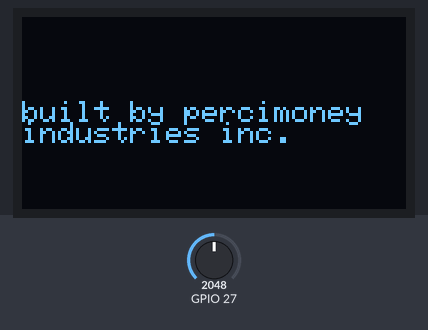
The sketch below on a simulated ESP32. Parts: 128×64 one-colour display. The test bench sets the inputs (shaded band); at power-on: GPIO 27 = 2048. Random numbers use the default seed unless the sketch sets one; what the sketch prints to the serial monitor is not drawn.

Above: at 2.1 s.
At 5.3 s:
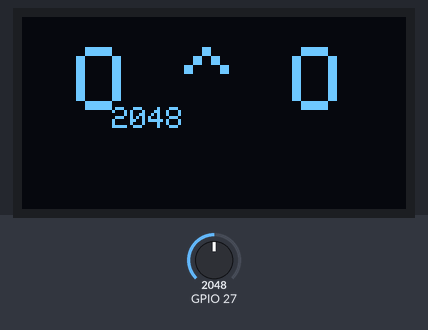
5.4 s: GPIO 27 set to 2866
At 5.9 s:
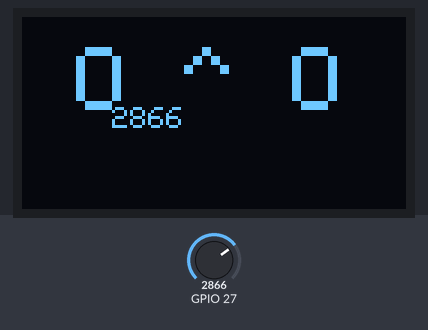
8.4 s: GPIO 27 set to 3603
At 9.4 s:
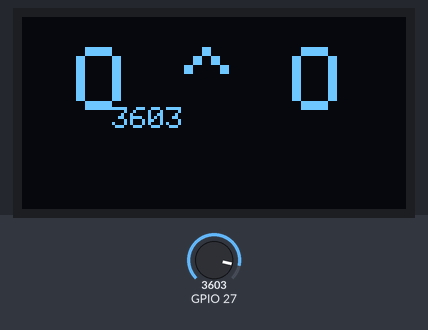
11.4 s: GPIO 27 set to 4095
At 12.2 s:
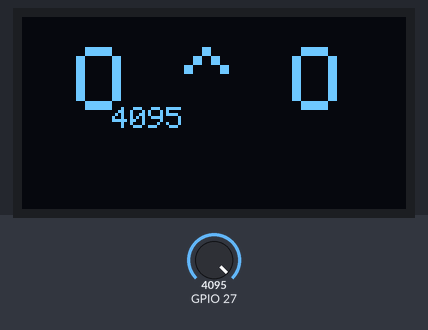
Timing chart, 0 to 14.4 s (numbered marks = the images above; inputs shaded):
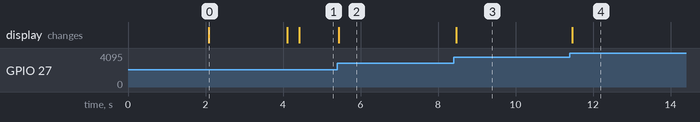

The sketch:

happy_brain.ino
```cpp
#include <SPI.h>
#include <Wire.h>
#include <Adafruit_GFX.h>
#include <Adafruit_SSD1306.h>

#define SCREEN_WIDTH 128 // OLED display width, in pixels
#define SCREEN_HEIGHT 64 // OLED display height, in pixels

// Declaration for SSD1306 display connected using I2C
#define OLED_RESET     -1 // Reset pin
#define SCREEN_ADDRESS 0x3C
Adafruit_SSD1306 display(SCREEN_WIDTH, SCREEN_HEIGHT, &Wire, OLED_RESET);


// Global Variables
unsigned long previousMillis = 0;
unsigned long previousMillisTwo = 0;
unsigned long blinkInterval = 100;
unsigned long openInterval; // Default interval for closed eyes
bool isBlinking = false;

// Initialize display setup
void setup() {
  Serial.begin(9600);

  // Initialize the OLED object
  if(!display.begin(SSD1306_SWITCHCAPVCC, SCREEN_ADDRESS)) {
    Serial.println(F("SSD1306 allocation failed"));
    for(;;); // Don't proceed, loop forever
  }

  display.clearDisplay();

  // Display startup messages
  displayText("kendal percimoney", "is my creator.", 2000);
  displayText("built by percimoney", "industries inc.", 2000);

  // Set up initial display for normal eyes
  showNormalEyes();
  openInterval = random(3000, 20000);
}


// Display startup text messages
void displayText(String line1, String line2, int displayTime) {
  display.clearDisplay();
  display.setTextSize(1);
  display.setTextColor(WHITE);
  display.setCursor(0, 28);
  display.println(line1);
  display.setCursor(0, 35);
  display.println(line2);
  display.display();
  delay(displayTime);
  display.clearDisplay();
}

// Function for normal open eyes
void showNormalEyes() {
  //display.clearDisplay();
  display.setTextSize(3);
  display.setTextColor(WHITE);
  display.setCursor(18, 10);
  display.println("O ^ O");
  display.display();
}

// Function for blinking eyes
void showBlinkingEyes() {
  display.clearDisplay();
  display.setTextSize(3);
  display.setTextColor(WHITE);
  display.setCursor(18, 10);
  display.println("- ^ -");
  //display.display();
}

void loop() {
  unsigned long currentMillis = millis();


  if (isBlinking = true) {
    previousMillis = currentMillis;
  }
  if (isBlinking && currentMillis - previousMillis <= openInterval) {

    isBlinking = false;
    showNormalEyes();

  }

  if (isBlinking = false) {
    previousMillisTwo = currentMillis;
  }
  if (!isBlinking && currentMillis - previousMillisTwo <= blinkInterval) {
    // when not blinking and time is up, blink.
    isBlinking = true; //set blinking to true

    showBlinkingEyes();
    openInterval = random(3000, 20000);

  }


  int soundValue = analogRead(27);

  display.setTextSize(1);
  display.setTextColor(WHITE);
  display.setCursor(30, 30);
  display.println(soundValue);
  Serial.println(soundValue);
  display.display();
  display.clearDisplay();

}
```

Measured:
- what the display in image 0 shows lasts 2.0 s, from 2.1 s to 4.1 s
